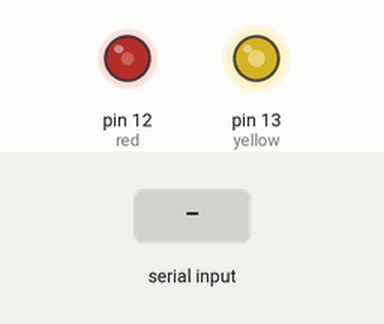
This sketch was run on a simulated Arduino Uno, built with avr-gcc and run on an emulated ATmega328P. Shown: output pins drawn as LEDs (lit = HIGH). Inputs (shaded band) come from the test bench. Random numbers use the default seed unless the sketch sets one; what the sketch prints to the serial monitor is not drawn.

Above: at 1.29 s.
1.3 s: "t" received over Serial
At 1.45 s:
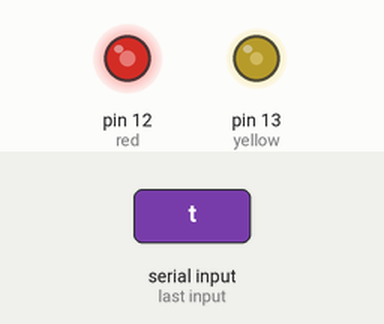
4.3 s: "a" received over Serial
At 6.08 s:
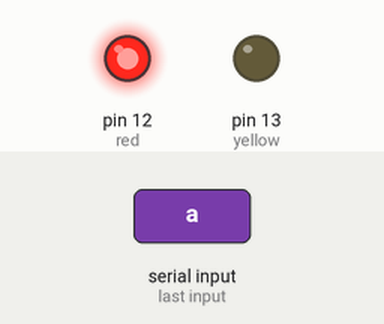
7.3 s: "b" received over Serial
At 10.58 s:
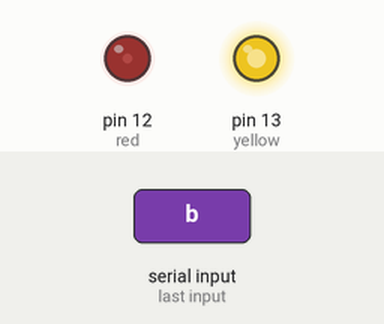
Timing chart, 0 to 16.3 s (numbered marks = the images above; inputs shaded):
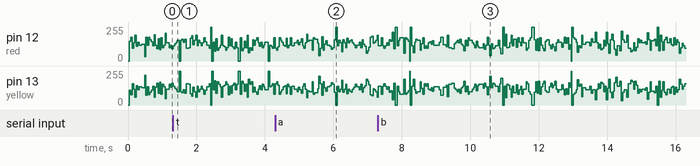

The sketch:

redlightgreenlight.ino
```cpp
#define RECIEVER 0
#define TRANSMITER 1
#define yellow 13 //D13 yellow LED
#define red 12 //D17 red LED
char byteRead;

int count = 0;

void setup() {
Serial.begin(9600);
pinMode(yellow, OUTPUT);
pinMode(red, OUTPUT);
}

void loop() {
/*if (Serial.available()>0){
  if (count%2==0){
    digitalWrite(LED, HIGH);
    count++;
  }
  else {
    digitalWrite(LED, LOW);
    count++;
  }
  byteRead = Serial.read();
  Serial.println(byteRead);
}*/
int randNumber= random(0,2);
Serial.println(randNumber);
if (randNumber==0){
  digitalWrite(red,LOW);
  digitalWrite(yellow,HIGH);
}
else if(randNumber ==1){
  digitalWrite(red,HIGH);
  digitalWrite(yellow,LOW);
}

if(Serial.available()>0){
byteRead =Serial.read();
  if (byteRead=='t'){
    Serial.println("w");
  }
  else if(randNumber==0){
  if(byteRead=='a'){
  count++;
  Serial.write('y');
  Serial.println(count);
  }
  else if(byteRead=='b'){
    Serial.println(count);
    count=0;
    Serial.print("Game Reset. Score is set to ");
    Serial.println(count);
    Serial.write('n');
  }
  }
  else if(randNumber==1){
  if(byteRead=='b'){
  count++;
  Serial.println(count);
  Serial.write('y');
  }
  else if(byteRead=='a'){
    Serial.println(count);
    count=0;
    Serial.print("Game Reset. Score is set to ");
    Serial.println(count);
    Serial.write('n');
  }
  }
  }
}
/*  else if(byteRead=='b'){
    digitalWrite(red,HIGH);
    digitalWrite(yellow,LOW);
  }
  else{
    digitalWrite(red,LOW);
    digitalWrite(yellow,LOW);
  }
  Serial.println(byteRead);
}

} */
```
